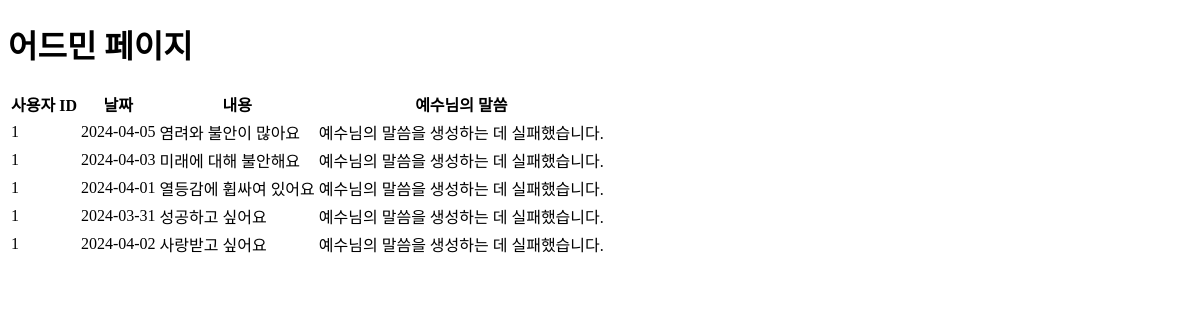
/admin (signed in), run on an earlier commit of the app's database.
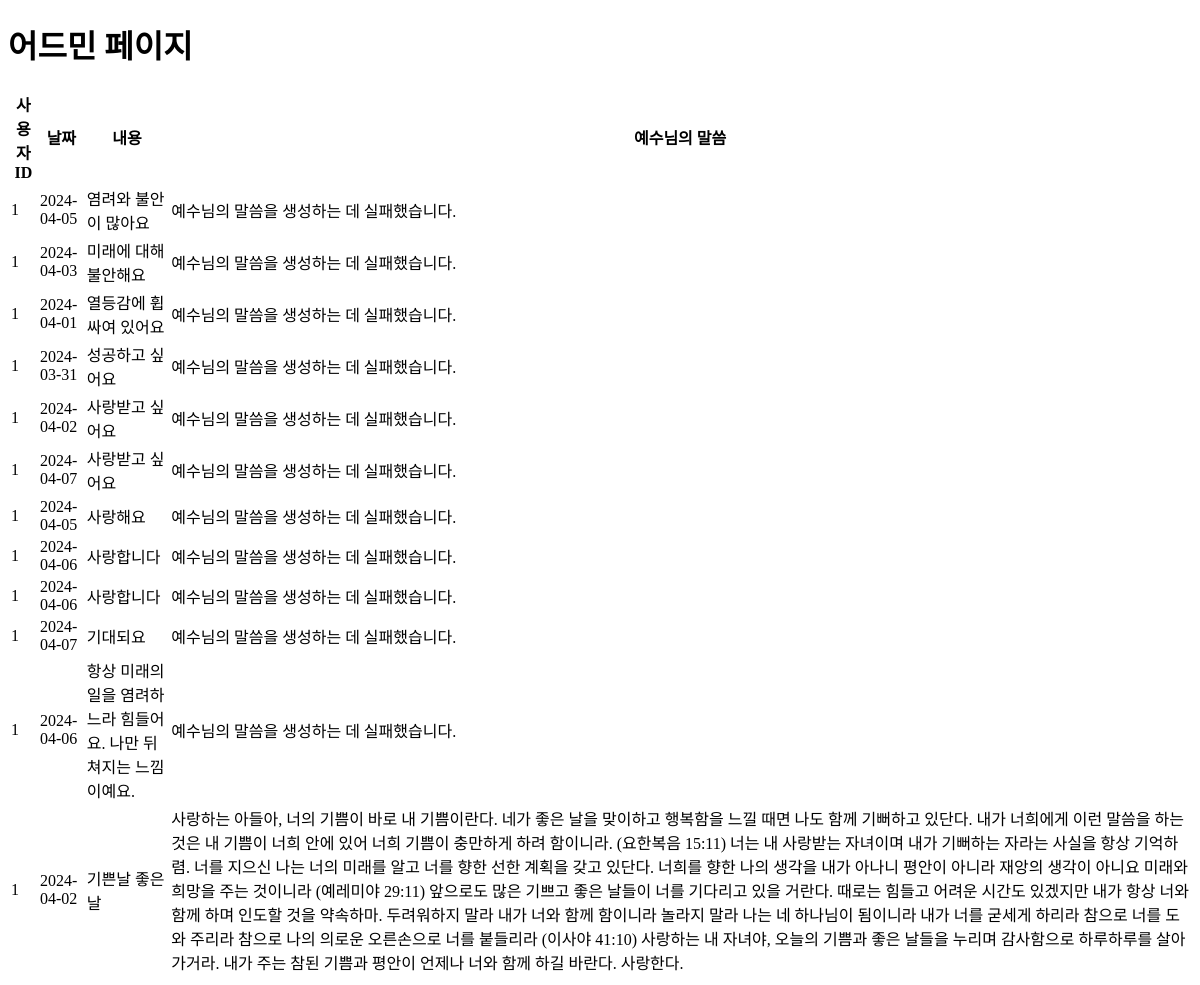
And on a later commit of the database.
### tables this page shows
CREATE TABLE diaries
                 (id INTEGER PRIMARY KEY AUTOINCREMENT,
                 user_id INTEGER NOT NULL,
                 date TEXT NOT NULL,
                 content TEXT NOT NULL,
                 comment TEXT, deleted_at TEXT,
                 FOREIGN KEY (user_id) REFERENCES users (id));

### app.py (the view)
@app.route('/admin')
def admin():
    if 'user_id' not in session:
        return redirect(url_for('login'))
    conn = sqlite3.connect('database.db')
    c = conn.cursor()
    c.execute("SELECT * FROM users WHERE id = ?", (session['user_id'],))
    user = c.fetchone()
    if not user[3]:
        return "접근 권한이 없습니다."
    c.execute("SELECT * FROM diaries")
    diaries = c.fetchall()
    conn.close()
    return render_template('admin.html', diaries=diaries)

### templates/admin.html (shortened to what this page needs)
<!DOCTYPE html>
<html lang="en">
<head>
    <link rel="stylesheet" href="{{ url_for('static', filename='css/style.css') }}">
</head>
<body>
    <h1>어드민 페이지</h1>
    <table>
        <thead>
            <tr>
                <th>사용자 ID</th>
                <th>날짜</th>
                <th>내용</th>
                <th>예수님의 말씀</th>
            </tr>
        </thead>
        <tbody>
        {% for diary in diaries %}
            <tr>
                <td>{{ diary[1] }}</td>
                <td>{{ diary[2] }}</td>
                <td>{{ diary[3] }}</td>
                <td>{{ diary[4] }}</td>
            </tr>
        {% endfor %}
        </tbody>
    </table>
</body>
</html>

What changed in the data, as far as the page shows it:
added diaries: user "1", date "2024-04-07", content "사랑받고 싶어요", comment "예수님의 말씀을 생성하는 데 실패했습니다."
added diaries: user "1", date "2024-04-05", content "사랑해요", comment "예수님의 말씀을 생성하는 데 실패했습니다."
added diaries: user "1", date "2024-04-06", content "사랑합니다", comment "예수님의 말씀을 생성하는 데 실패했습니다."
added diaries: user "1", date "2024-04-06", content "사랑합니다", comment "예수님의 말씀을 생성하는 데 실패했습니다."
added diaries: user "1", date "2024-04-07", content "기대되요", comment "예수님의 말씀을 생성하는 데 실패했습니다."
added diaries: user "1", date "2024-04-06", content "항상 미래의 일을 염려하느라 힘들어요. 나만 뒤쳐지는 느낌이예요.", comment "예수님의 말씀을 생성하는 데 실패했습니다."
added diaries: user "1", date "2024-04-02", content "기쁜날 좋은날", comment "사랑하는 아들아, 너의 기쁨이 바로 내 기쁨이란다. 네가 좋은 날을 맞이하고 행복함을 느낄 때면 나도 함께 기뻐하고 있단다. 내가 너희에게 이런 말씀을 하는 것은 내 기쁨이 너희 안에 있어 너희 기쁨이 충만하게 하려 함이니라. (요한복음 15:11) 너는 내 사랑받는 자녀이며 내가 기뻐하는 자라는 사실을 항상 기억하렴. 너를 지으신 나는 너의 미래를 알고 너를 향한 선한 계획을 갖고 있단다. 너희를 향한 나의 생각을 내가 아나니 평안이 아니라 재앙의 생각이 아니요 미래와 희망을 주는 것이니라 (예레미야 29:11) 앞으로도 많은 기쁘고 좋은 날들이 너를 기다리고 있을 거란다. 때로는 힘들고 어려운 시간도 있겠지만 내가 항상 너와 함께 하며 인도할 것을 약속하마. 두려워하지 말라 내가 너와 함께 함이니라 놀라지 말라 나는 네 하나님이 됨이니라 내가 너를 굳세게 하리라 참으로 너를 도와 주리라 참으로 나의 의로운 오른손으로 너를 붙들리라 (이사야 41:10) 사랑하는 내 자녀야, 오늘의 기쁨과 좋은 날들을 누리며 감사함으로 하루하루를 살아가거라. 내가 주는 참된 기쁨과 평안이 언제나 너와 함께 하길 바란다. 사랑한다."
